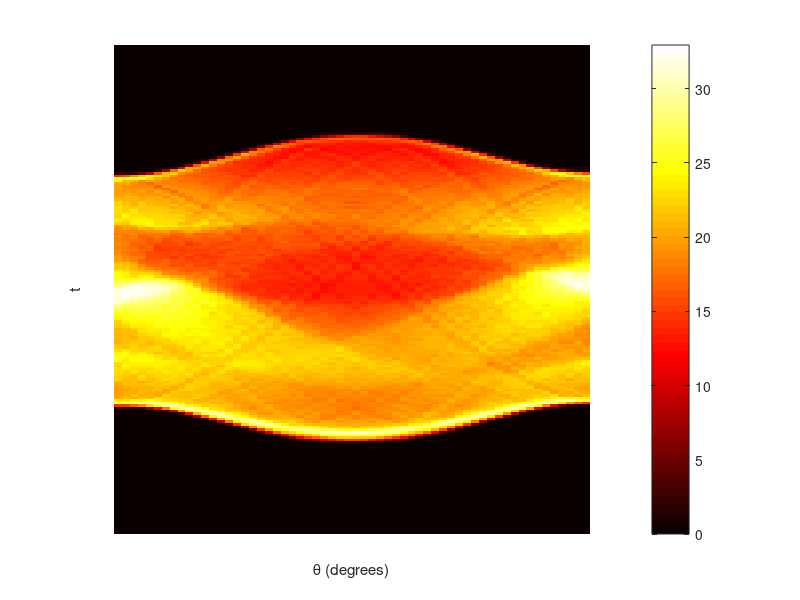

Recreate this plot in MATLAB. (Note: this script raises an error after producing the figure.)
clc; clear;
close all;

I = phantom(128);
theta = 0:3:177;

I_f = fftshift(fft2(I));

[R,t] = radon(I,theta);

figure();
imshow(R,[],'Xdata',theta,'Ydata',t,'InitialMagnification','fit')
xlabel('\theta (degrees)')
ylabel('t')
colormap(gca,hot), colorbar



% figure;
% imagesc(theta, t, abs(R_tilda)); 
% colormap(gca,hot), colorbar
% xlabel('\theta (degrees)')
% ylabel('Frequency (ω)')
% title('Fourier Radon Transform')

w_max = max(t);

R_ramlek = myFilter(R,t,w_max,'Cosine');

figure;
imagesc(theta, t, abs(R_ramlek));
colormap(gca, hot); colorbar;
xlabel('\theta (degrees)');
ylabel('Frequency (\omega)');
title('Filtered Sinogram');

recon_cosine = 0.5*iradon(R_ramlek, theta, 'linear','none',1,128);
recon_ref = iradon(R, theta, 'linear', 'Cosine',1,128);

recon1 = (recon_cosine-min(recon_cosine(:)))/(max(recon_cosine(:))-min(recon_cosine(:)));
recon2 = recon_ref-min(recon_ref(:))/(max(recon_ref(:))-min(recon_ref(:)));

figure();
subplot(1,2,1);
imshow(recon1, []);
subplot(1,2,2);
imshow(recon2, []);
